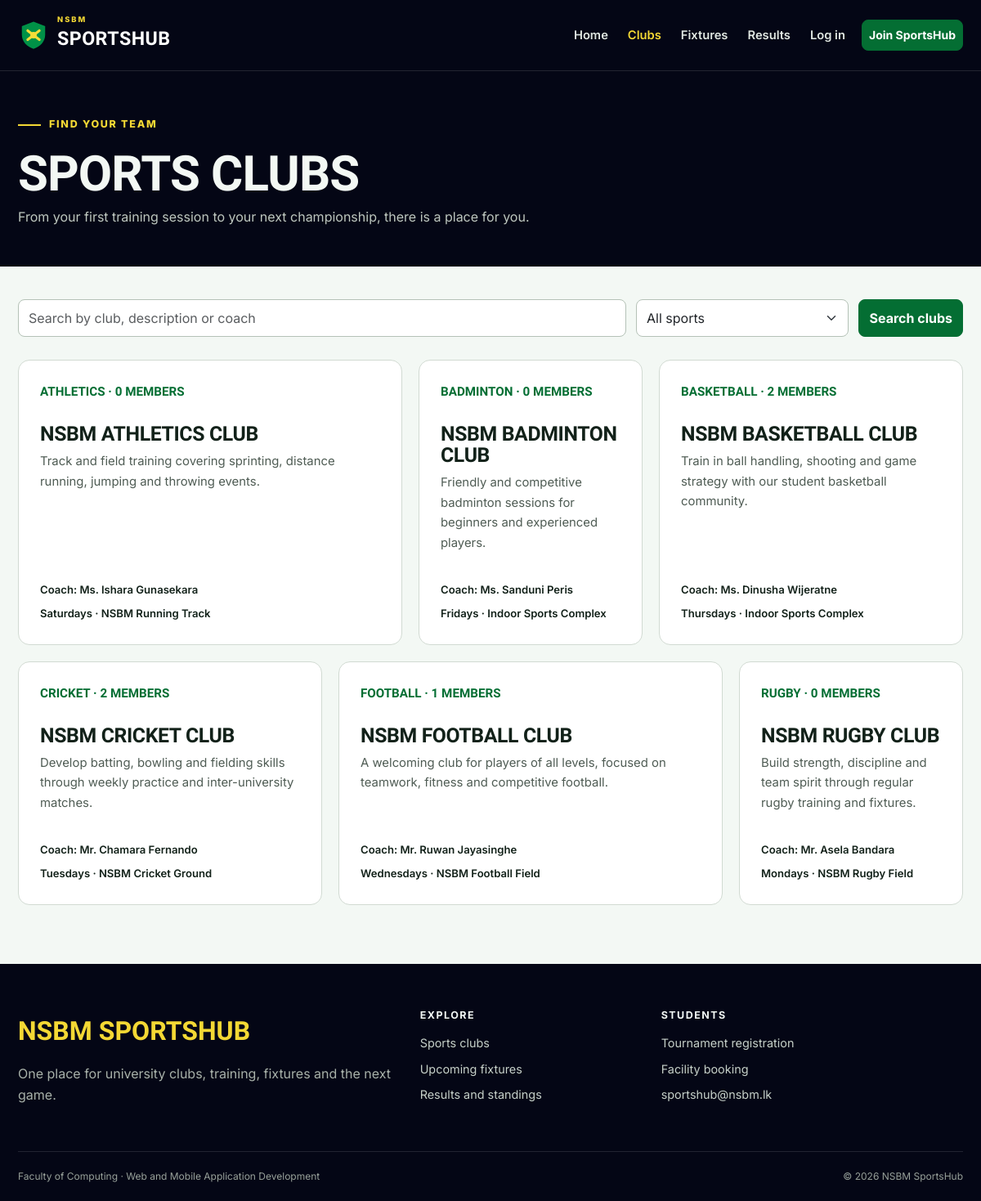
Screenshot of /clubs.php with the database file from the repository.
### tables this page shows
CREATE TABLE clubs (
    id INT UNSIGNED AUTO_INCREMENT PRIMARY KEY,
    name VARCHAR(100) NOT NULL UNIQUE,
    sport VARCHAR(80) NOT NULL,
    description TEXT NOT NULL,
    coach_name VARCHAR(100) NOT NULL,
    meeting_day VARCHAR(20) NOT NULL,
    location VARCHAR(120) NOT NULL,
    max_members SMALLINT UNSIGNED NOT NULL DEFAULT 30,
    status ENUM('active', 'inactive') NOT NULL DEFAULT 'active',
    created_at TIMESTAMP DEFAULT CURRENT_TIMESTAMP
);

### includes/functions.php (called while the page is built, shortened)
<?php
function e(?string $value): string
{
    return htmlspecialchars($value ?? '', ENT_QUOTES, 'UTF-8');
}
function url(string $path = ''): string
{
    return BASE_PATH . '/' . ltrim($path, '/');
}
function asset(string $path): string
{
    return url('assets/' . ltrim($path, '/'));
}
function fetch_all(string $sql, array $params = []): array
{
    $statement = db()->prepare($sql);
    $statement->execute($params);
    return $statement->fetchAll();
}
function active_class(string $page, string $activePage): string
{
    return $page === $activePage ? 'active' : '';
}

### includes/auth.php (called while the page is built, shortened)
<?php
function current_user(): ?array
{
    if (empty($_SESSION['user_id'])) {
        return null;
    }
    static $user = null;
    return $user;
}

### config/database.php (called while the page is built)
<?php
function db(): PDO
{
    static $pdo = null;
    if ($pdo === null) {
        $host = getenv('DB_HOST') ?: '127.0.0.1';
        $port = getenv('DB_PORT') ?: '3306';
        $name = getenv('DB_NAME') ?: 'sportshub3_db';
        $user = getenv('DB_USER') ?: 'root';
        $pass = getenv('DB_PASS') ?: '';
        $dsn = "mysql:host=$host;port=$port;dbname=$name;charset=utf8mb4";
        $pdo = new PDO($dsn, $user, $pass, [
            PDO::ATTR_ERRMODE => PDO::ERRMODE_EXCEPTION,
            PDO::ATTR_DEFAULT_FETCH_MODE => PDO::FETCH_ASSOC,
            PDO::ATTR_EMULATE_PREPARES => false,
        ]);
    }
    return $pdo;
}

### clubs.php (the view, shortened to what this page needs)
<?php
$activePage = 'clubs';
$search = trim($_GET['search'] ?? '');
$conditions = ["c.status = 'active'"];
$params = [];
$clubs = fetch_all('SELECT c.*, (SELECT COUNT(*) FROM memberships m WHERE m.club_id = c.id AND m.status = \'approved\') AS member_count FROM clubs c WHERE ' . implode(' AND ', $conditions) . ' ORDER BY c.name', $params);
include __DIR__ . '/includes/header.php';
?>
<section class="page-hero"><div class="container"><span class="hero-kicker">Find your team</span><h1>Sports clubs</h1><p>From your first training session to your next championship, there is a place for you.</p></div></section>
<section class="page-content">
    <div class="container">
        <form class="filter-bar" method="get" role="search">
            <div><label for="search" class="visually-hidden">Search clubs</label><input class="form-control" type="search" id="search" name="search" value="<?= e($search) ?>" placeholder="Search by club, description or coach"></div>
            <div><select class="form-select" id="sport" name="sport"><option value="">All sports</option></select></div>
            <button class="btn btn-sport" type="submit">Search clubs</button>
        </form>
        <?php if ($clubs): ?>
            <div class="club-grid">
                <?php foreach ($clubs as $index => $club): ?>
                    <a class="club-card" href="<?= e(url('club.php?id=' . $club['id'])) ?>">
                        <span class="club-number"><?= e(strtoupper($club['sport'])) ?> · <?= $club['member_count'] ?> MEMBERS</span>
                        <h3><?= e($club['name']) ?></h3>
                        <p><?= e($club['description']) ?></p>
                        <div class="club-meta"><span>Coach: <?= e($club['coach_name']) ?></span><span><?= e($club['meeting_day']) ?>s · <?= e($club['location']) ?></span></div>
                    </a>
                <?php endforeach; ?>
            </div>
        <?php else: ?>
            <div class="empty-state"><h2>No clubs found</h2><p>Try another keyword or clear the sport filter.</p><a class="btn btn-sport" href="<?= e(url('clubs.php')) ?>">Show all clubs</a></div>
        <?php endif; ?>
    </div>
</section>
<?php include __DIR__ . '/includes/footer.php'; ?>

### includes/header.php (shortened to what this page needs)
<?php
$activePage = $activePage ?? '';
$bodyClass = $bodyClass ?? '';
$user = current_user();
?>
<!doctype html>
<html lang="en">
<head>
    <link href="https://cdn.jsdelivr.net/npm/bootstrap@5.3.3/dist/css/bootstrap.min.css" rel="stylesheet">
    <link href="<?= e(asset('css/style.css')) ?>" rel="stylesheet">
</head>
<body class="<?= e($bodyClass) ?>">
<header>
    <nav class="navbar navbar-expand-lg navbar-dark site-navbar" aria-label="Main navigation">
        <div class="container">
            <a class="navbar-brand brand" href="<?= e(url('index.php')) ?>" aria-label="NSBM SportsHub home">
                <svg class="brand-mark" viewBox="0 0 48 48" aria-hidden="true">
                    <path d="M24 3 42 10v13c0 11-7.4 18.5-18 22C13.4 41.5 6 34 6 23V10L24 3Z" fill="#009147"/>
                    <path d="m15 17 18 14M33 17 15 31" stroke="#f6dd38" stroke-width="4" stroke-linecap="round"/>
                    <circle cx="24" cy="24" r="5" fill="#f6dd38"/>
                </svg>
                <span><small>NSBM</small> SPORTSHUB</span>
            </a>
            <div class="collapse navbar-collapse" id="mainNav">
                <ul class="navbar-nav ms-auto align-items-lg-center">
                    <li class="nav-item"><a class="nav-link <?= active_class('home', $activePage) ?>" href="<?= e(url('index.php')) ?>">Home</a></li>
                    <li class="nav-item"><a class="nav-link <?= active_class('clubs', $activePage) ?>" href="<?= e(url('clubs.php')) ?>">Clubs</a></li>
                    <li class="nav-item"><a class="nav-link <?= active_class('fixtures', $activePage) ?>" href="<?= e(url('fixtures.php')) ?>">Fixtures</a></li>
                    <li class="nav-item"><a class="nav-link <?= active_class('results', $activePage) ?>" href="<?= e(url('results.php')) ?>">Results</a></li>
                    <?php if ($user): ?>
                        <li class="nav-item"><a class="nav-link <?= active_class('dashboard', $activePage) ?>" href="<?= e(url($user['role'] === 'admin' ? 'admin/index.php' : 'student/dashboard.php')) ?>"><?= $user['role'] === 'admin' ? 'Admin panel' : 'My dashboard' ?></a></li>
                        <li class="nav-item ms-lg-2">
                            <form action="<?= e(url('logout.php')) ?>" method="post" class="m-0">
                                <?= csrf_field() ?>
                                <button class="btn btn-sm btn-outline-light w-100" type="submit">Log out</button>
                            </form>
                        </li>
                    <?php else: ?>
                        <li class="nav-item"><a class="nav-link <?= active_class('login', $activePage) ?>" href="<?= e(url('login.php')) ?>">Log in</a></li>
                        <li class="nav-item ms-lg-2 mt-2 mt-lg-0"><a class="btn btn-sm btn-sport" href="<?= e(url('register.php')) ?>">Join SportsHub</a></li>
                    <?php endif; ?>
                </ul>
            </div>
        </div>
    </nav>
</header>
<main id="main-content">

### includes/footer.php (shortened to what this page needs)
</main>
<footer class="site-footer">
    <div class="container">
        <div class="row g-4 align-items-start">
            <div class="col-lg-5">
                <a class="footer-brand" href="<?= e(url('index.php')) ?>">NSBM SPORTSHUB</a>
                <p class="footer-copy">One place for university clubs, training, fixtures and the next game.</p>
            </div>
            <div class="col-6 col-lg-3">
                <h2 class="footer-heading">Explore</h2>
                <a href="<?= e(url('clubs.php')) ?>">Sports clubs</a>
                <a href="<?= e(url('fixtures.php')) ?>">Upcoming fixtures</a>
                <a href="<?= e(url('results.php')) ?>">Results and standings</a>
            </div>
            <div class="col-6 col-lg-4">
                <h2 class="footer-heading">Students</h2>
                <a href="<?= e(url('student/registrations.php')) ?>">Tournament registration</a>
                <a href="<?= e(url('student/bookings.php')) ?>">Facility booking</a>
                <a href="mailto:sportshub@nsbm.lk">sportshub@nsbm.lk</a>
            </div>
        </div>
        <div class="footer-bottom">
            <span>Faculty of Computing · Web and Mobile Application Development</span>
            <span>&copy; <?= date('Y') ?> NSBM SportsHub</span>
        </div>
    </div>
</footer>
</body>
</html>

### rows the page displays
clubs: sport "ATHLETICS", member_count "0", name "NSBM ATHLETICS CLUB", description "Track and field training covering sprinting, distance running, jumping and throwing events.", coach_name "Ms. Ishara Gunasekara", meeting_day "Saturday", location "NSBM Running Track"
clubs: sport "BADMINTON", member_count "0", name "NSBM BADMINTON CLUB", description "Friendly and competitive badminton sessions for beginners and experienced players.", coach_name "Ms. Sanduni Peris", meeting_day "Friday", location "Indoor Sports Complex"
clubs: sport "BASKETBALL", member_count "2", name "NSBM BASKETBALL CLUB", description "Train in ball handling, shooting and game strategy with our student basketball community.", coach_name "Ms. Dinusha Wijeratne", meeting_day "Thursday", location "Indoor Sports Complex"
clubs: sport "CRICKET", member_count "2", name "NSBM CRICKET CLUB", description "Develop batting, bowling and fielding skills through weekly practice and inter-university matches.", coach_name "Mr. Chamara Fernando", meeting_day "Tuesday", location "NSBM Cricket Ground"
clubs: sport "FOOTBALL", member_count "1", name "NSBM FOOTBALL CLUB", description "A welcoming club for players of all levels, focused on teamwork, fitness and competitive football.", coach_name "Mr. Ruwan Jayasinghe", meeting_day "Wednesday", location "NSBM Football Field"
clubs: sport "RUGBY", member_count "0", name "NSBM RUGBY CLUB", description "Build strength, discipline and team spirit through regular rugby training and fixtures.", coach_name "Mr. Asela Bandara", meeting_day "Monday", location "NSBM Rugby Field"
